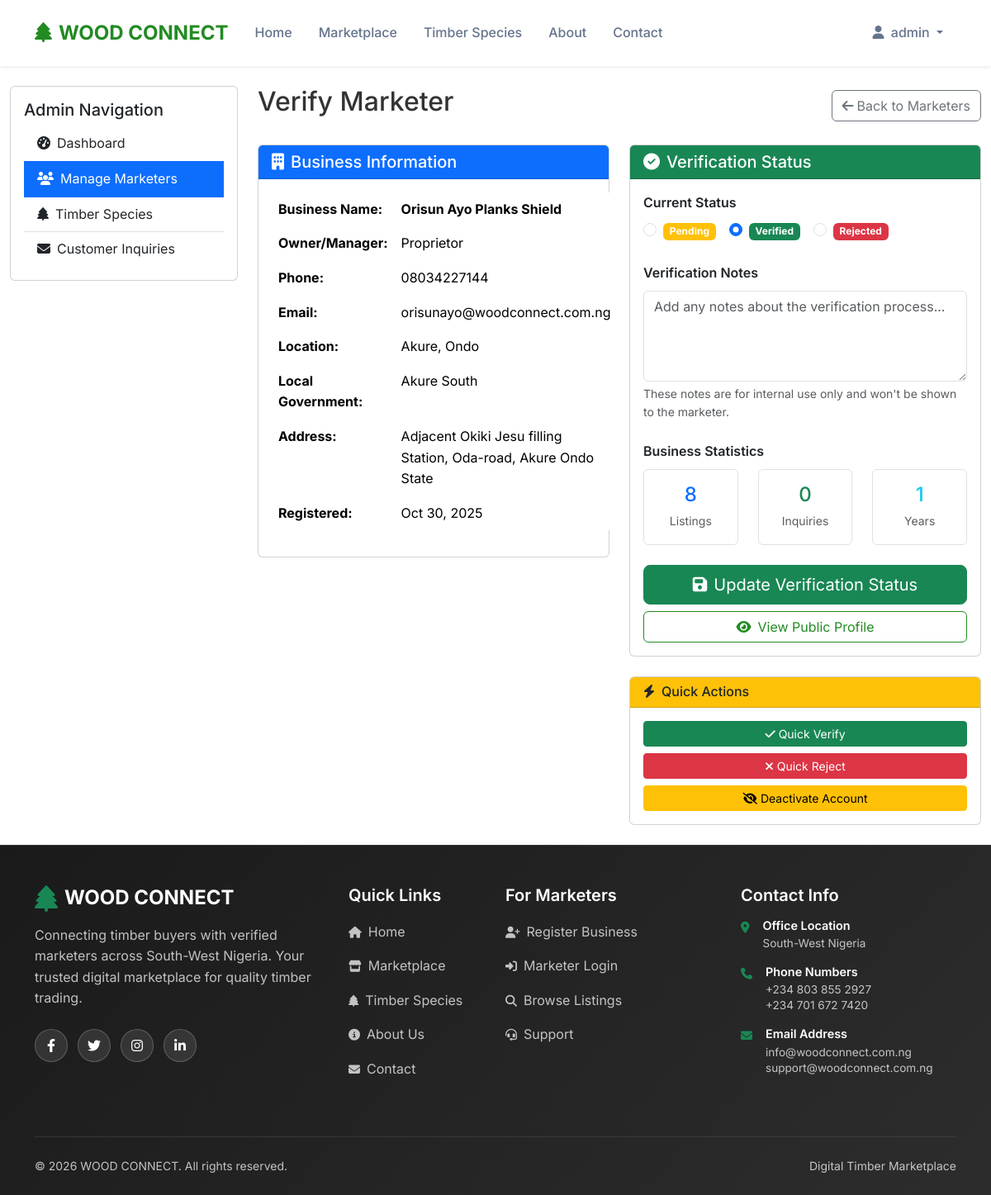
/dashboard/marketer-verify.php?id=1 (signed in), run on the app's committed database.
### tables this page shows
CREATE TABLE `marketers` (
  `id` int(11) NOT NULL,
  `business_name` varchar(255) NOT NULL,
  `owner_name` varchar(255) NOT NULL,
  `address` text NOT NULL,
  `city` varchar(100) NOT NULL,
  `state` enum('Ondo','Ekiti','Osun','Oyo','Ogun','Lagos') NOT NULL,
  `local_government` varchar(100) NOT NULL,
  `phone` varchar(20) NOT NULL,
  `email` varchar(255) DEFAULT NULL,
  `password_hash` varchar(255) DEFAULT NULL,
  `business_description` text DEFAULT NULL,
  `verification_status` enum('pending','verified','rejected') DEFAULT 'verified',
  `verification_notes` text DEFAULT NULL,
  `profile_image` varchar(500) DEFAULT NULL,
  `registration_date` timestamp NOT NULL DEFAULT current_timestamp(),
  `last_login` timestamp NULL DEFAULT NULL,
  `is_active` tinyint(1) DEFAULT 1,
  `reset_token` varchar(100) DEFAULT NULL,
  `reset_expires` timestamp NULL DEFAULT NULL
);

### includes/functions.php (called while the page is built, shortened)
<?php
function url($path = '')
{
    return BASE_URL . '/' . ltrim($path, '/');
}

### dashboard/marketer-verify.php (the view, shortened to what this page needs)
<?php
require_once '../includes/config.php';
$marketer_id = $_GET['id'] ?? 0;
$marketer_stmt = $pdo->prepare("
    SELECT m.*,
           COUNT(i.id) as listing_count,
           COUNT(DISTINCT inv.id) as inquiry_count
    FROM marketers m
    LEFT JOIN inventory i ON m.id = i.marketer_id
    LEFT JOIN inquiries inv ON m.id = inv.marketer_id
    WHERE m.id = ?
    GROUP BY m.id
");
$marketer_stmt->execute([$marketer_id]);
$marketer = $marketer_stmt->fetch(PDO::FETCH_ASSOC);
include '../includes/header.php';
?>
<div class="container-fluid py-4">
  <div class="row">
    <div class="col-lg-3">
      <div class="card">
        <div class="card-body">
          <h5 class="card-title">Admin Navigation</h5>
          <div class="list-group list-group-flush">
            <a href="<?php echo url('dashboard/'); ?>" class="list-group-item list-group-item-action">
              <i class="fas fa-tachometer-alt me-2"></i>Dashboard
            </a>
            <a href="<?php echo url('dashboard/marketers.php'); ?>" class="list-group-item list-group-item-action active">
              <i class="fas fa-users me-2"></i>Manage Marketers
            </a>
            <a href="<?php echo url('dashboard/species.php'); ?>" class="list-group-item list-group-item-action">
              <i class="fas fa-tree me-2"></i>Timber Species
            </a>
            <a href="<?php echo url('dashboard/inquiries.php'); ?>" class="list-group-item list-group-item-action">
              <i class="fas fa-envelope me-2"></i>Customer Inquiries
            </a>
          </div>
        </div>
      </div>
    </div>
    <div class="col-lg-9">
      <div class="d-flex justify-content-between align-items-center mb-4">
        <h2>Verify Marketer</h2>
        <a href="<?php echo url('dashboard/marketers.php'); ?>" class="btn btn-outline-secondary">
          <i class="fas fa-arrow-left me-1"></i>Back to Marketers
        </a>
      </div>
      <div class="row">
        <div class="col-lg-6">
          <div class="card mb-4">
            <div class="card-header bg-primary text-white">
              <h5 class="mb-0"><i class="fas fa-building me-2"></i>Business Information</h5>
            </div>
            <div class="card-body">
              <table class="table table-borderless">
                <tr>
                  <th width="40%">Business Name:</th>
                  <td><strong><?php echo htmlspecialchars($marketer['business_name']); ?></strong></td>
                </tr>
                <tr>
                  <th>Owner/Manager:</th>
                  <td><?php echo htmlspecialchars($marketer['owner_name']); ?></td>
                </tr>
                <tr>
                  <th>Phone:</th>
                  <td><?php echo htmlspecialchars($marketer['phone']); ?></td>
                </tr>
                <tr>
                  <th>Email:</th>
                  <td><?php echo htmlspecialchars($marketer['email']); ?></td>
                </tr>
                <tr>
                  <th>Location:</th>
                  <td><?php echo htmlspecialchars($marketer['city'] . ', ' . $marketer['state']); ?></td>
                </tr>
                <tr>
                  <th>Local Government:</th>
                  <td><?php echo htmlspecialchars($marketer['local_government']); ?></td>
                </tr>
                <tr>
                  <th>Address:</th>
                  <td><?php echo nl2br(htmlspecialchars($marketer['address'])); ?></td>
                </tr>
                <tr>
                  <th>Registered:</th>
                  <td><?php echo date('M j, Y', strtotime($marketer['registration_date'])); ?></td>
                </tr>
              </table>
            </div>
          </div>
        </div>
        <div class="col-lg-6">
          <div class="card">
            <div class="card-header bg-success text-white">
              <h5 class="mb-0"><i class="fas fa-check-circle me-2"></i>Verification Status</h5>
            </div>
            <div class="card-body">
              <form method="POST">
                <div class="mb-4">
                  <label class="form-label fw-semibold">Current Status</label>
                  <div class="d-flex gap-3">
                    <div class="form-check">
                      <input class="form-check-input" type="radio" name="verification_status"
                        value="pending" id="statusPending"
                        <?php echo $marketer['verification_status'] === 'pending' ? 'checked' : ''; ?>>
                      <label class="form-check-label" for="statusPending">
                        <span class="badge bg-warning">Pending</span>
                      </label>
                    </div>
                    <div class="form-check">
                      <input class="form-check-input" type="radio" name="verification_status"
                        value="verified" id="statusVerified"
                        <?php echo $marketer['verification_status'] === 'verified' ? 'checked' : ''; ?>>
                      <label class="form-check-label" for="statusVerified">
                        <span class="badge bg-success">Verified</span>
                      </label>
                    </div>
                    <div class="form-check">
                      <input class="form-check-input" type="radio" name="verification_status"
                        value="rejected" id="statusRejected"
                        <?php echo $marketer['verification_status'] === 'rejected' ? 'checked' : ''; ?>>
                      <label class="form-check-label" for="statusRejected">
                        <span class="badge bg-danger">Rejected</span>
                      </label>
                    </div>
                  </div>
                </div>
                <div class="mb-4">
                  <label for="verification_notes" class="form-label fw-semibold">Verification Notes</label>
                  <textarea class="form-control" id="verification_notes" name="verification_notes"
                    rows="4" placeholder="Add any notes about the verification process..."><?php echo htmlspecialchars($marketer['verification_notes'] ?? ''); ?></textarea>
                  <div class="form-text">These notes are for internal use only and won't be shown to the marketer.</div>
                </div>
                <div class="mb-4">
                  <label class="form-label fw-semibold">Business Statistics</label>
                  <div class="row text-center">
                    <div class="col-4">
                      <div class="border rounded p-3">
                        <h4 class="text-primary mb-1"><?php echo $marketer['listing_count']; ?></h4>
                        <small class="text-muted">Listings</small>
                      </div>
                    </div>
                    <div class="col-4">
                      <div class="border rounded p-3">
                        <h4 class="text-success mb-1"><?php echo $marketer['inquiry_count']; ?></h4>
                        <small class="text-muted">Inquiries</small>
                      </div>
                    </div>
                    <div class="col-4">
                      <div class="border rounded p-3">
                        <h4 class="text-info mb-1">
                          <?php echo date('Y') - date('Y', strtotime($marketer['registration_date'])); ?>
                        </h4>
                        <small class="text-muted">Years</small>
                      </div>
                    </div>
                  </div>
                </div>
                <div class="d-grid gap-2">
                  <button type="submit" class="btn btn-success btn-lg">
                    <i class="fas fa-save me-2"></i>Update Verification Status
                  </button>
                  <a href="<?php echo url('marketplace/profile.php?marketer_id=' . $marketer_id); ?>"
                    class="btn btn-outline-primary" target="_blank">
                    <i class="fas fa-eye me-2"></i>View Public Profile
                  </a>
                </div>
              </form>
            </div>
          </div>
          <div class="card mt-4">
            <div class="card-header bg-warning">
              <h6 class="mb-0"><i class="fas fa-bolt me-2"></i>Quick Actions</h6>
            </div>
            <div class="card-body">
              <div class="d-grid gap-2">
                <a href="<?php echo url('dashboard/marketer-verify.php?id=' . $marketer_id . '&action=verify&from=list'); ?>"
                  class="btn btn-success btn-sm">
                  <i class="fas fa-check me-1"></i>Quick Verify
                </a>
                <a href="<?php echo url('dashboard/marketer-verify.php?id=' . $marketer_id . '&action=reject&from=list'); ?>"
                  class="btn btn-danger btn-sm">
                  <i class="fas fa-times me-1"></i>Quick Reject
                </a>
                <?php if ($marketer['is_active']): ?>
                  <a href="<?php echo url('dashboard/marketers.php?deactivate=' . $marketer_id); ?>"
                    class="btn btn-warning btn-sm">
                    <i class="fas fa-eye-slash me-1"></i>Deactivate Account
                  </a>
                <?php endif; ?>
              </div>
            </div>
          </div>
        </div>
      </div>
    </div>
  </div>
</div>
<?php include '../includes/footer.php'; ?>
</body>
</html>

### assets/css/style.css (style rules this page uses)
:root { --primary-green: #228B22; --earth-brown: #8B4513; --warm-amber: #D2691E; --slate-gray: #64748b; --off-white: #f8fafc; --forest-dark: #1a5e1a; }
* { margin: 0; padding: 0; box-sizing: border-box; }
body { font-family: 'Inter', sans-serif; line-height: 1.6; color: #333; background-color: #fff; }
.btn-outline-primary { border-color: var(--primary-green); color: var(--primary-green); }
html, body { height: 100%; }
body { display: flex; flex-direction: column; min-height: 100vh; }

### data on the page
marketers: business_name "Orisun Ayo Planks Shield", owner_name "Proprietor", phone "08034227144", email "orisunayo@woodconnect.com.ng", city+state "Akure, Ondo", local_government "Akure South", address "Adjacent Okiki Jesu filling Station, Oda-road, Akure Ondo State", registration_date "Oct 30, 2025", verification_status "☐ Pending", verification_status "☑ Verified", verification_status "☐ Rejected"

### other printed values
$userInfo['name'] "admin"
$marketer['listing_count'] "8"
$marketer['inquiry_count'] "0"
